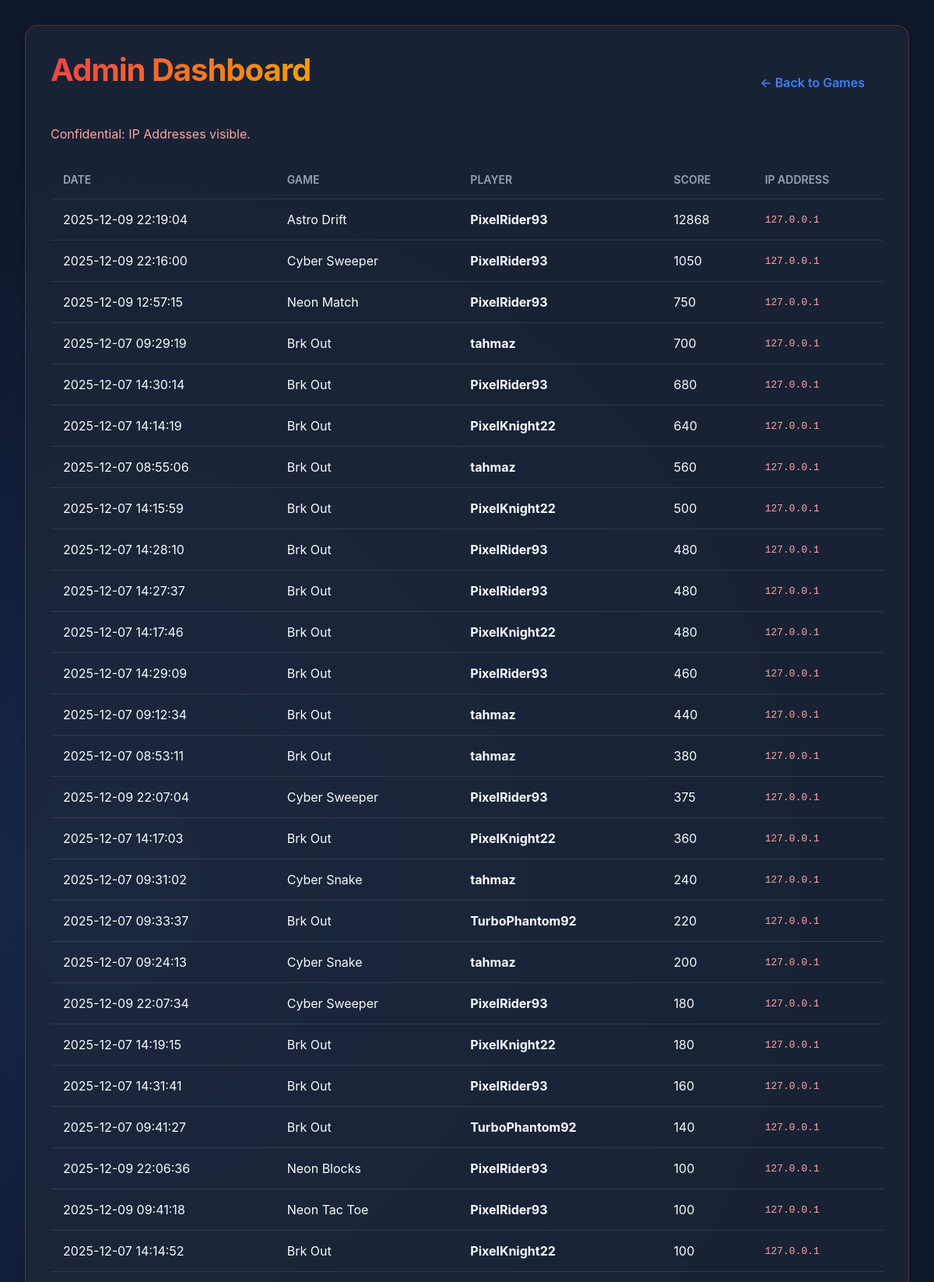
The page /admin_scores (upper part) on the database its author committed.
### tables this page shows
CREATE TABLE scores (
            id INTEGER PRIMARY KEY AUTOINCREMENT,
            game_id TEXT NOT NULL,
            player_name TEXT NOT NULL,
            score INTEGER NOT NULL,
            ip_address TEXT,
            timestamp DATETIME DEFAULT CURRENT_TIMESTAMP
        );

### app.py (the view)
@app.route('/admin_scores')
def admin_scores():
    scores = database.get_admin_scores(limit=100)
    return render_template('admin_scores.html', scores=scores)

### database.py (called while the page is built)
def get_admin_scores(limit=100):
    conn = sqlite3.connect(DB_NAME)
    c = conn.cursor()
    c.execute("SELECT game_id, player_name, score, ip_address, timestamp FROM scores ORDER BY score DESC, timestamp DESC LIMIT ?", (limit,))
    rows = c.fetchall()
    conn.close()
    return rows

### templates/admin_scores.html (shortened to what this page needs)
{% extends "base.html" %}
{% block content %}
<div class="glass-card" style="border-color: rgba(239, 68, 68, 0.3);">
    <div style="display: flex; justify-content: space-between; align-items: center;">
        <h1
            style="background: linear-gradient(to right, #ef4444, #f59e0b); -webkit-background-clip: text; -webkit-text-fill-color: transparent;">
            Admin Dashboard</h1>
        <a href="{{ url_for('home') }}" class="btn">&larr; Back to Games</a>
    </div>
    <p style="color: #fca5a5; margin-bottom: 1.5rem;">Confidential: IP Addresses visible.</p>
    <table>
        <thead>
            <tr>
                <th>Date</th>
                <th>Game</th>
                <th>Player</th>
                <th>Score</th>
                <th>IP Address</th>
            </tr>
        </thead>
        <tbody>
            {% for row in scores %}
            <tr>
                <td>{{ row[4] }}</td>
                <td style="text-transform: capitalize;">{{ row[0]|replace('-', ' ') }}</td>
                <td style="font-weight: bold;">{{ row[1] }}</td>
                <td>{{ row[2] }}</td>
                <td style="font-family: monospace; color: #fca5a5;">{{ row[3] }}</td>
            </tr>
            {% else %}
            <tr>
                <td colspan="5" style="text-align: center;">No scores record found.</td>
            </tr>
            {% endfor %}
        </tbody>
    </table>
</div>
{% endblock %}

### static/style.css (style rules this page uses)
:root { --bg-color: #0f172a; --card-bg: rgba(30, 41, 59, 0.7); --primary-color: #3b82f6; --accent-color: #8b5cf6; --text-color: #f8fafc; --text-muted: #94a3b8; --glass-border: 1px solid rgba(255, 255, 255, 0.1); --font-family: 'Inter', system-ui, -apple-system, sans-serif; }
body { margin: 0; padding: 0; font-family: var(--font-family); background-color: var(--bg-color); color: var(--text-color); background-image: radial-gradient(circle at 10% 20%, rgba(59, 130, 246, 0.15) 0%, transparent 20%), radial-gradient(circle at 90% 80%, rgba(139, 92, 246, 0.15) 0%, transparent 20%); min-height: 100vh; display: flex; flex-direction: column; }
a { color: var(--primary-color); text-decoration: none; transition: color 0.3s; }
.glass-card { background: var(--card-bg); backdrop-filter: blur(12px); -webkit-backdrop-filter: blur(12px); border: var(--glass-border); border-radius: 1rem; padding: 2rem; box-shadow: 0 4px 6px -1px rgba(0, 0, 0, 0.1), 0 2px 4px -1px rgba(0, 0, 0, 0.06); }
h1, h2, h3 { margin-top: 0; font-weight: 700; letter-spacing: -0.025em; }
h1 { font-size: 2.5rem; background: linear-gradient(to right, var(--primary-color), var(--accent-color)); -webkit-background-clip: text; -webkit-text-fill-color: transparent; margin-bottom: 2rem; }
.btn { display: inline-block; padding: 0.75rem 1.5rem; border-radius: 0.5rem; font-weight: 600; border: none; cursor: pointer; transition: all 0.3s ease; text-align: center; }
table { width: 100%; border-collapse: collapse; margin-top: 1rem; }
th, td { text-align: left; padding: 1rem; border-bottom: var(--glass-border); }
th { color: var(--text-muted); font-weight: 600; text-transform: uppercase; font-size: 0.875rem; }

### rows shown on the page
scores: timestamp "2025-12-09 22:19:04", row "Astro Drift", player_name "PixelRider93", score "12868", ip_address "127.0.0.1"
scores: timestamp "2025-12-09 22:16:00", row "Cyber Sweeper", player_name "PixelRider93", score "1050", ip_address "127.0.0.1"
scores: timestamp "2025-12-09 12:57:15", row "Neon Match", player_name "PixelRider93", score "750", ip_address "127.0.0.1"
scores: timestamp "2025-12-07 09:29:19", row "Brk Out", player_name "tahmaz", score "700", ip_address "127.0.0.1"
scores: timestamp "2025-12-07 14:30:14", row "Brk Out", player_name "PixelRider93", score "680", ip_address "127.0.0.1"
scores: timestamp "2025-12-07 14:14:19", row "Brk Out", player_name "PixelKnight22", score "640", ip_address "127.0.0.1"
scores: timestamp "2025-12-07 08:55:06", row "Brk Out", player_name "tahmaz", score "560", ip_address "127.0.0.1"
scores: timestamp "2025-12-07 14:15:59", row "Brk Out", player_name "PixelKnight22", score "500", ip_address "127.0.0.1"
scores: timestamp "2025-12-07 14:28:10", row "Brk Out", player_name "PixelRider93", score "480", ip_address "127.0.0.1"
scores: timestamp "2025-12-07 14:27:37", row "Brk Out", player_name "PixelRider93", score "480", ip_address "127.0.0.1"
scores: timestamp "2025-12-07 14:17:46", row "Brk Out", player_name "PixelKnight22", score "480", ip_address "127.0.0.1"
scores: timestamp "2025-12-07 14:29:09", row "Brk Out", player_name "PixelRider93", score "460", ip_address "127.0.0.1"
scores: timestamp "2025-12-07 09:12:34", row "Brk Out", player_name "tahmaz", score "440", ip_address "127.0.0.1"
scores: timestamp "2025-12-07 08:53:11", row "Brk Out", player_name "tahmaz", score "380", ip_address "127.0.0.1"
scores: timestamp "2025-12-09 22:07:04", row "Cyber Sweeper", player_name "PixelRider93", score "375", ip_address "127.0.0.1"
scores: timestamp "2025-12-07 14:17:03", row "Brk Out", player_name "PixelKnight22", score "360", ip_address "127.0.0.1"
scores: timestamp "2025-12-07 09:31:02", row "Cyber Snake", player_name "tahmaz", score "240", ip_address "127.0.0.1"
scores: timestamp "2025-12-07 09:33:37", row "Brk Out", player_name "TurboPhantom92", score "220", ip_address "127.0.0.1"
scores: timestamp "2025-12-07 09:24:13", row "Cyber Snake", player_name "tahmaz", score "200", ip_address "127.0.0.1"
scores: timestamp "2025-12-09 22:07:34", row "Cyber Sweeper", player_name "PixelRider93", score "180", ip_address "127.0.0.1"
scores: timestamp "2025-12-07 14:19:15", row "Brk Out", player_name "PixelKnight22", score "180", ip_address "127.0.0.1"
scores: timestamp "2025-12-07 14:31:41", row "Brk Out", player_name "PixelRider93", score "160", ip_address "127.0.0.1"
scores: timestamp "2025-12-07 09:41:27", row "Brk Out", player_name "TurboPhantom92", score "140", ip_address "127.0.0.1"
scores: timestamp "2025-12-09 22:06:36", row "Neon Blocks", player_name "PixelRider93", score "100", ip_address "127.0.0.1"
scores: timestamp "2025-12-09 09:41:18", row "Neon Tac Toe", player_name "PixelRider93", score "100", ip_address "127.0.0.1"
scores: timestamp "2025-12-07 14:14:52", row "Brk Out", player_name "PixelKnight22", score "100", ip_address "127.0.0.1"
